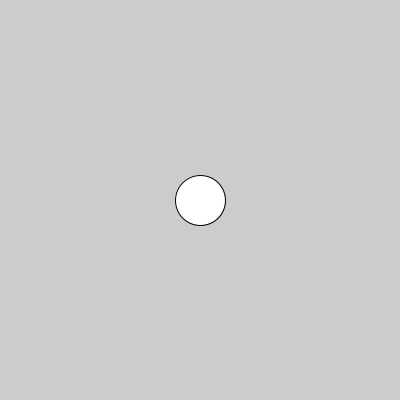
Frame 1 (no input)
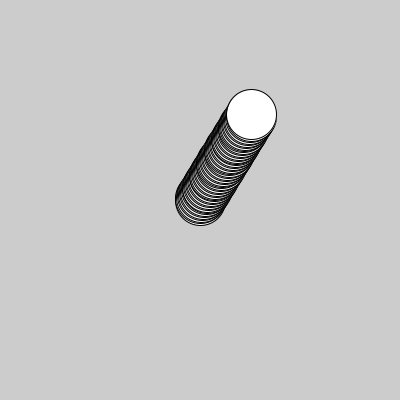
Frame 60 (the mouse pressed at the canvas centre just before this capture)
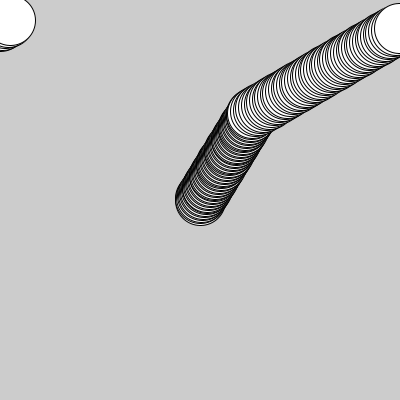
Frame 120 (the mouse held since frame 60 and released just before this capture)

The Processing sketch that drew these frames (run headless with seeded random() and noise(); from frame 60 on, the mouse is pressed at the canvas centre):

// Processing sketch: adv_04A_linearmotion
// ── adv_04A_linearmotion.pde
/* Zhang Liqun@SJTU IDM
*/

float x,y,xd,yd;

void setup() {
  size(400,400);  
  x=width/2;
  y=height/2;
  
  xd=random(-3,3);
  yd=random(-3,3);
}

void draw() {
  
  ellipse(x,y, 50,50);
  x=x+xd;  
  y=y+yd;
  
  if(x>width) x=0;
  if(x<0) x=width;
  if(y>height) y=0;
  if(y<0) y=height;
}

void mousePressed() {
  xd=random(-3,3);
  yd=random(-3,3);  
}

void mouseMoved() {
  if(mouseX<width/2) xd=-1.5;
  else xd=1.5;
  if(mouseY<height/2) yd=-1.5;
  else yd=1.5;  
}
